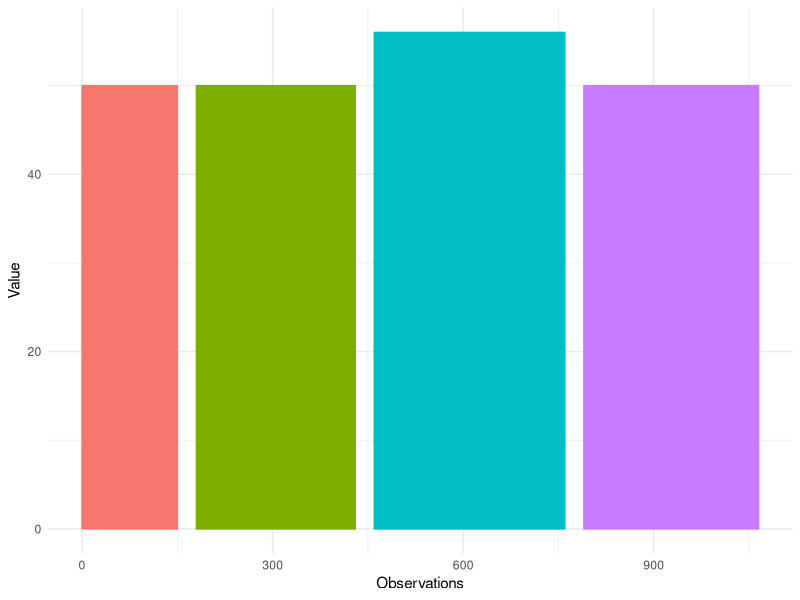
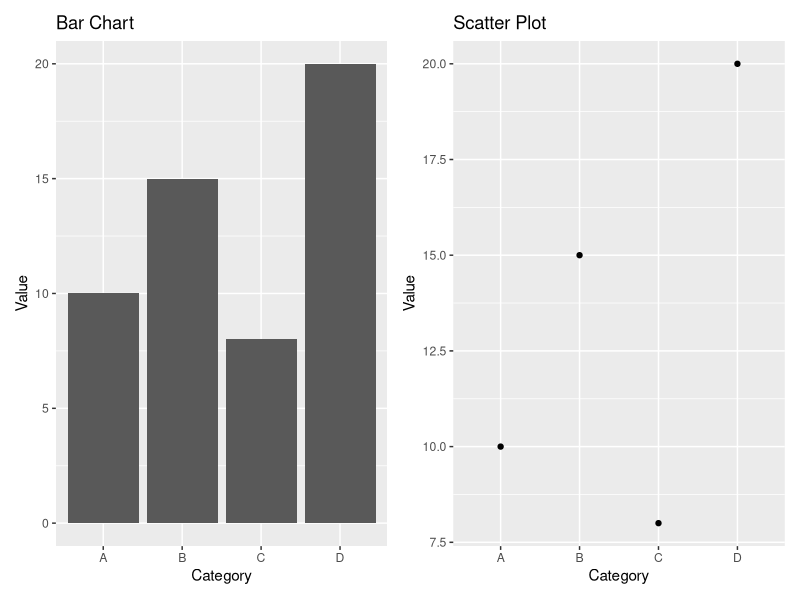
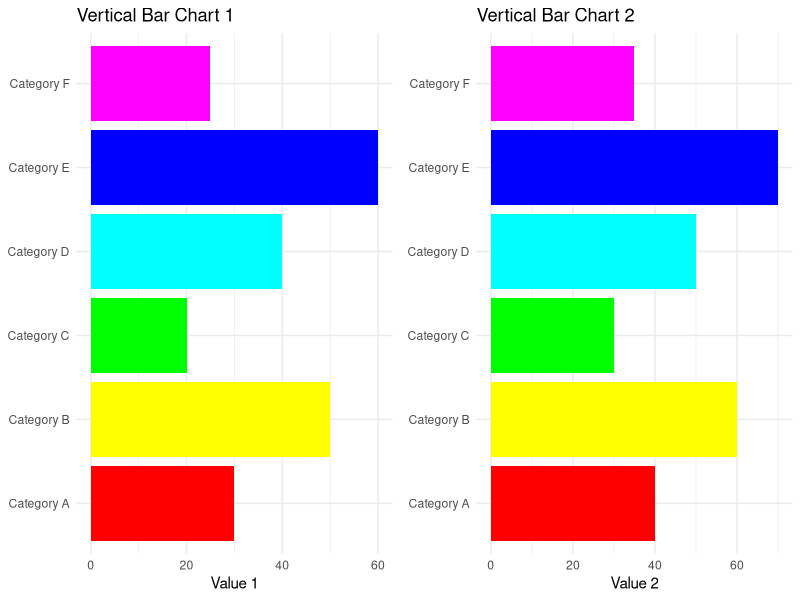
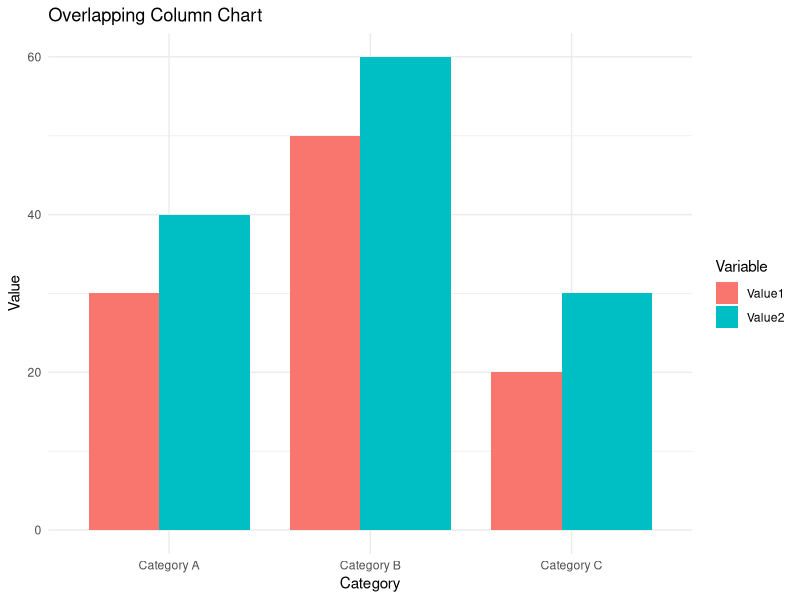

The R source for these figures, in order:
## ---- chunk 1
# Load ggplot2
library(ggplot2)

# Make data
data <- data.frame(
  group = c("A ", "B ", "C ", "D "),
  value = c(50, 50, 56, 50),
  number_of_obs = c(150, 250, 300, 275)
)

# Calculate the future positions on the x-axis of each bar (left border, central position, right border)
data$right <- cumsum(data$number_of_obs) + 30 * (0:(nrow(data) - 1))
data$left <- data$right - data$number_of_obs

# Plot
ggplot(data, aes(ymin = 0)) +
  geom_rect(aes(xmin = left, xmax = right, ymax = value, colour = group, fill = group)) +
  xlab("Observations") +
  ylab("Value") +
  theme_minimal() +  # Use the default ggplot2 theme
  theme(legend.position = "none")
## ---- chunk 2
library(ggplot2)
library(patchwork)

data <- data.frame(
  Category = c("A", "B", "C", "D"),
  Value = c(10, 15, 8, 20)
)

bar_chart <- ggplot(data, aes(x = Category, y = Value)) +
  geom_bar(stat = "identity") +
  labs(title = "Bar Chart")

scatter_plot <- ggplot(data, aes(x = Category, y = Value)) +
  geom_point() +
  labs(title = "Scatter Plot")

charts_combined <- bar_chart + scatter_plot + plot_layout(ncol = 2)

print(charts_combined)
## ---- chunk 3
# Load the ggplot2 and gridExtra libraries
library(ggplot2)
library(gridExtra)

# Create a sample dataset
data <- data.frame(
  Category = c("Category A", "Category B", "Category C", "Category D", "Category E", "Category F"),
  Value1 = c(30, 50, 20, 40, 60, 25),
  Value2 = c(40, 60, 30, 50, 70, 35)
)

# Create the first vertical bar chart (Value1)
plot1 <- ggplot(data, aes(x = Category, y = Value1, fill = Category)) +
  geom_bar(stat = "identity") +
  scale_fill_manual(values = rainbow(nrow(data))) +
  labs(title = "Vertical Bar Chart 1",
       x = NULL,
       y = "Value 1") +
  theme_minimal() +
  theme(legend.position = "none") +
  coord_flip()

# Create the second vertical bar chart (Value2)
plot2 <- ggplot(data, aes(x = Category, y = Value2, fill = Category)) +
  geom_bar(stat = "identity") +
  scale_fill_manual(values = rainbow(nrow(data))) +
  labs(title = "Vertical Bar Chart 2",
       x = NULL,
       y = "Value 2") +
  theme_minimal() +
  theme(legend.position = "none") +
  coord_flip()

# Arrange the two plots side by side
grid.arrange(plot1, plot2, ncol = 2)
## ---- chunk 4
# Load the ggplot2 library
library(ggplot2)

# Create a sample dataset
data <- data.frame(
  Category = c("Category A", "Category B", "Category C"),
  Value1 = c(30, 50, 20),
  Value2 = c(40, 60, 30)
)

# Reshape the data to long format for overlapping columns
library(tidyr)
data_long <- pivot_longer(data, cols = starts_with("Value"), names_to = "Variable", values_to = "Value")

# Create the column chart with slightly overlapping columns
ggplot(data_long, aes(x = Category, y = Value, fill = Variable)) +
  geom_col(position = position_dodge(width = 0.7)) +  # Adjust the width for overlapping
  labs(title = "Overlapping Column Chart",
       x = "Category",
       y = "Value") +
  theme_minimal()
